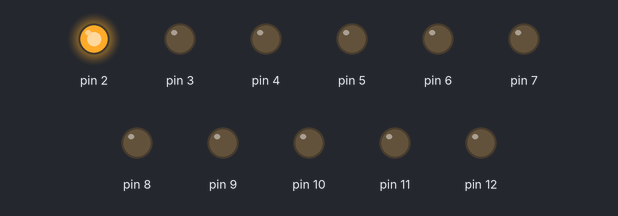
Recording of a sketch running on a simulated Arduino Uno, built with avr-gcc and run on an emulated ATmega328P. Shown: output pins drawn as LEDs (lit = HIGH).

Above: at 0.07 s.
At 0.82 s:
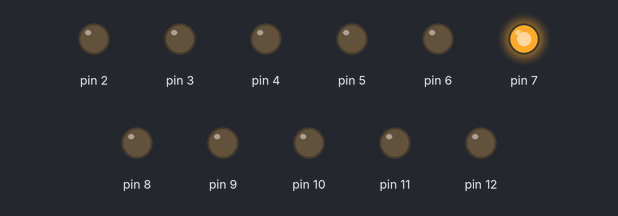
At 1.72 s:
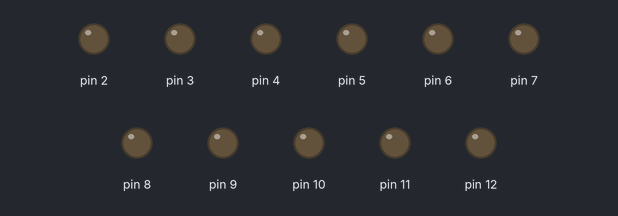
At 3.45 s:
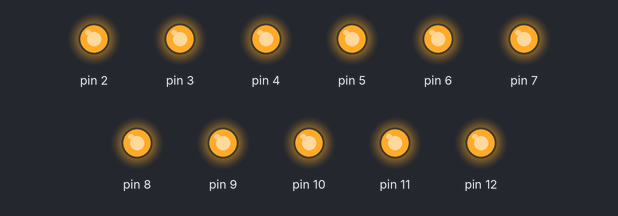
At 5.62 s:
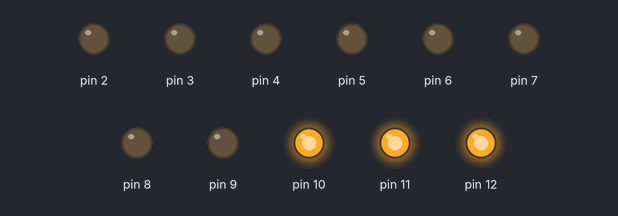
At 7.72 s:
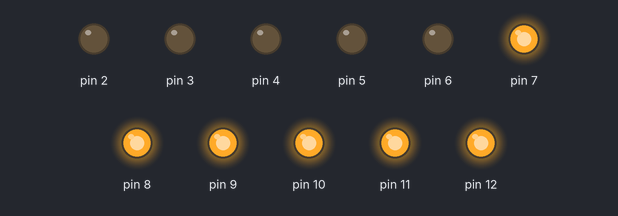
Timing chart, 0 to 8.0 s (numbered marks = the images above):
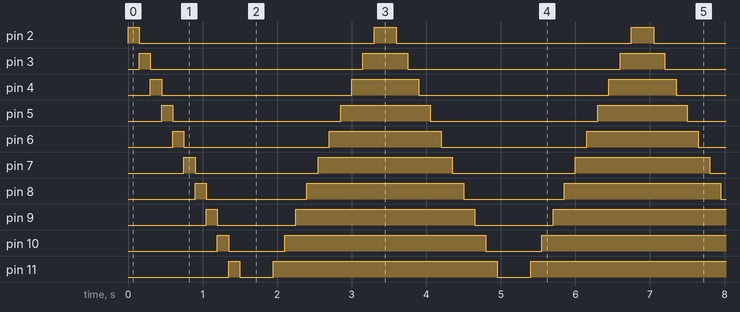

The sketch:

LUCES_FOR.ino
```cpp
int m=0;
void setup() {
pinMode(2,OUTPUT);
pinMode(3,OUTPUT);
pinMode(4,OUTPUT);
pinMode(5,OUTPUT);
pinMode(6,OUTPUT);
pinMode(7,OUTPUT);
pinMode(8,OUTPUT);
pinMode(9,OUTPUT);
pinMode(10,OUTPUT);
pinMode(11,OUTPUT);
pinMode(12,OUTPUT);
}

void loop() {
  for(m=1;m<=12;m+1){
    digitalWrite(m,LOW);
    m=m+1;
    digitalWrite(m,HIGH);
    delay(150);
  }
  for(m=12;m>=2;m+1){
    digitalWrite(m,HIGH);
    m=m-1;
    digitalWrite(m,LOW);
    delay(150);
  }
}
```

Measured:
- by itself, pin 2: repeats every 3.5 s: LOW 3.2 s, HIGH 0.30 s
- by itself, pin 3: repeats every 3.5 s: LOW 2.9 s, HIGH 0.60 s
- by itself, pin 4: repeats every 3.5 s: LOW 2.6 s, HIGH 0.90 s
- by itself, pin 5: repeats every 3.5 s: LOW 2.3 s, HIGH 1.2 s
- by itself, pin 6: repeats every 3.5 s: LOW 2.0 s, HIGH 1.5 s
- by itself, pin 7: repeats every 3.5 s: LOW 1.7 s, HIGH 1.8 s
- by itself, pin 8: repeats every 3.5 s: LOW 1.4 s, HIGH 2.1 s
- by itself, pin 9: repeats every 3.5 s: LOW 1.1 s, HIGH 2.4 s
